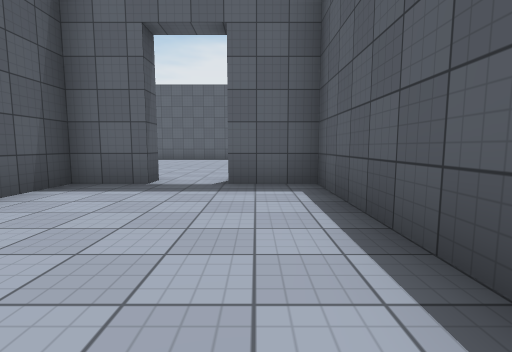
View 1 (above)

24 first-person views from a walk through a scene from a Unity 3-D project. The camera is 1.2 m above the floor, tilts 6° down and sees 85° across. Doors are open. The floor is counted in squares, 2 m on a side. Each view is taken from the middle of a square. On the plan, view 1 faces up. The plan holds only what a view shows up to about 9 squares ahead; the rest is blank. The place goes on beyond the plan. The player character is not drawn. Some animated figures are left out. Some surface patterns are stand-ins.

View 2
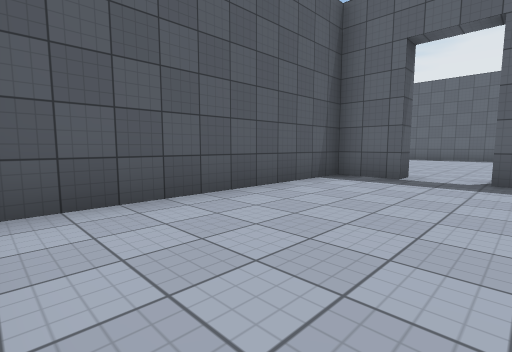

View 3
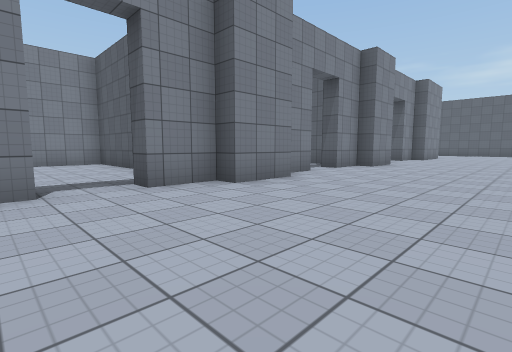

View 4
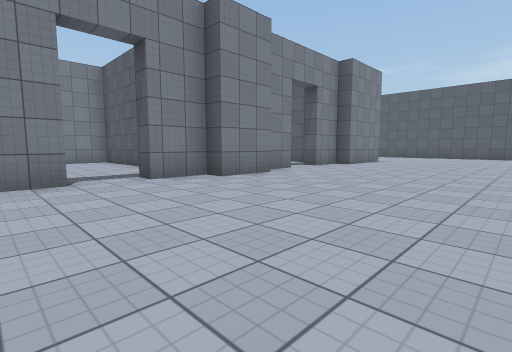

View 5
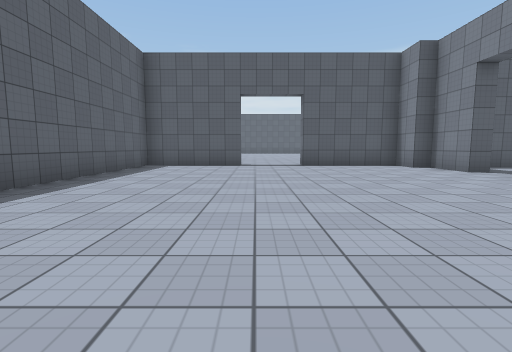

View 6
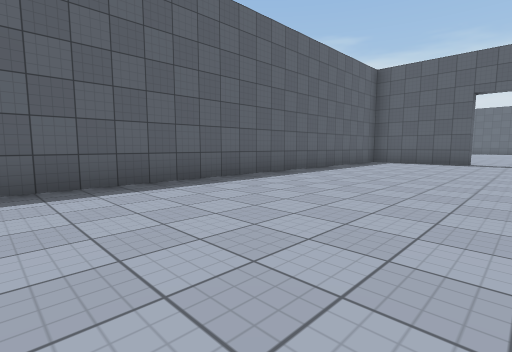

View 7
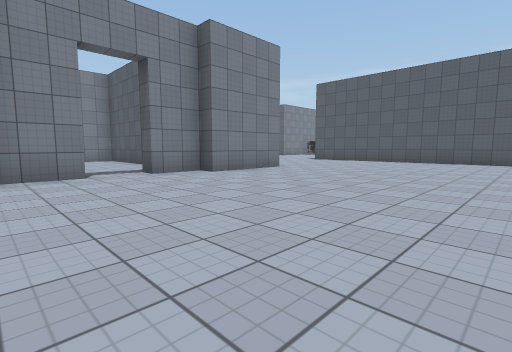

View 8
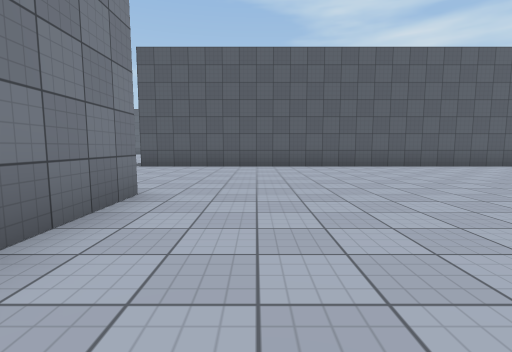

View 9
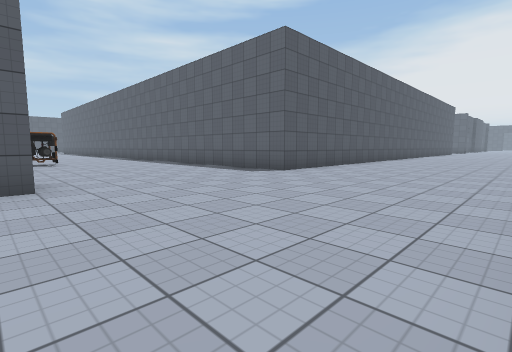

View 10
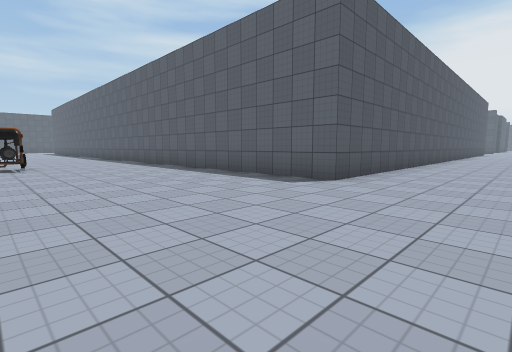

View 11
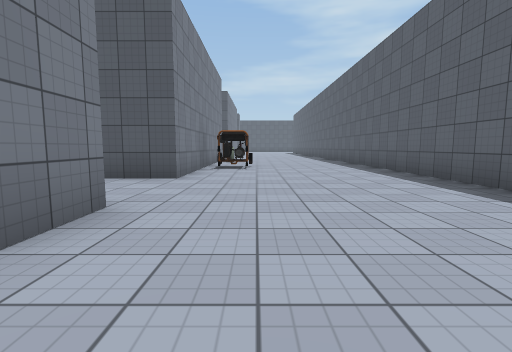

View 12
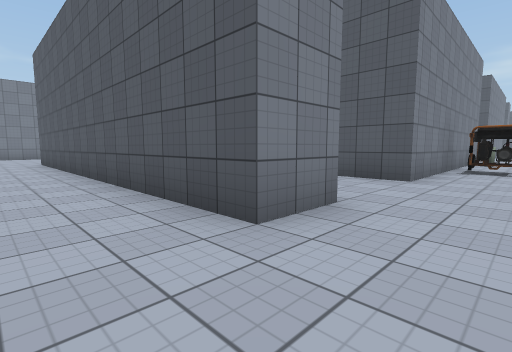

View 13
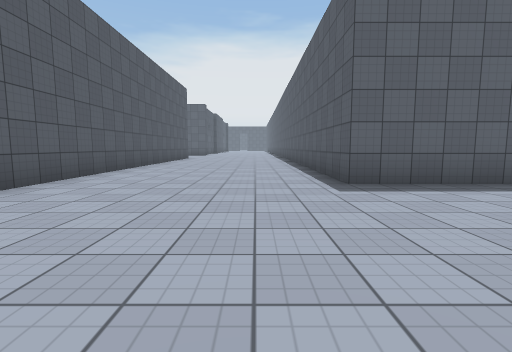

View 14
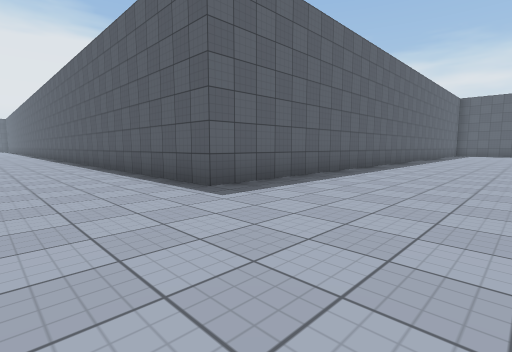

View 15
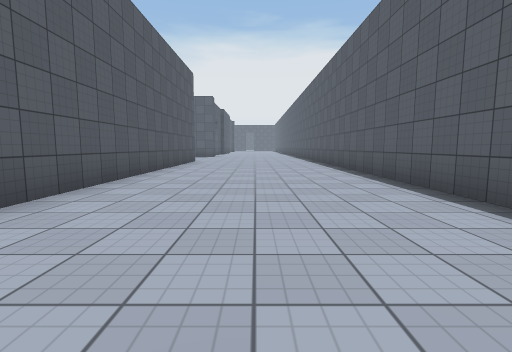

View 16
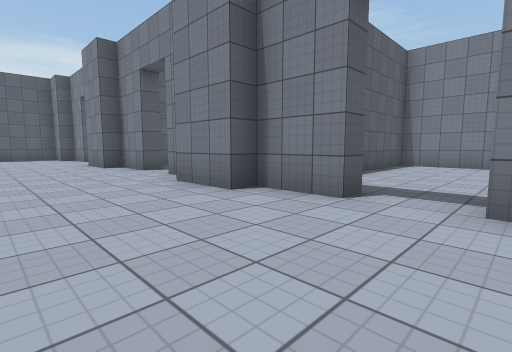

View 17
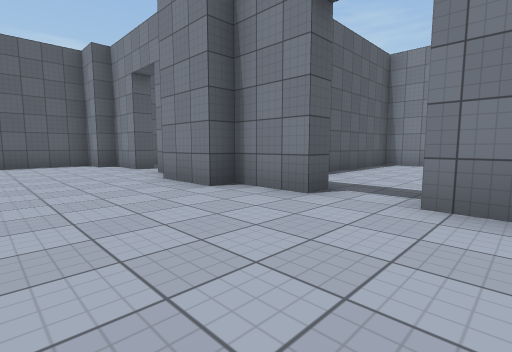

View 18
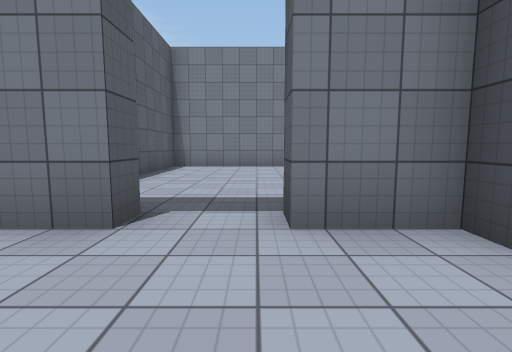

View 19
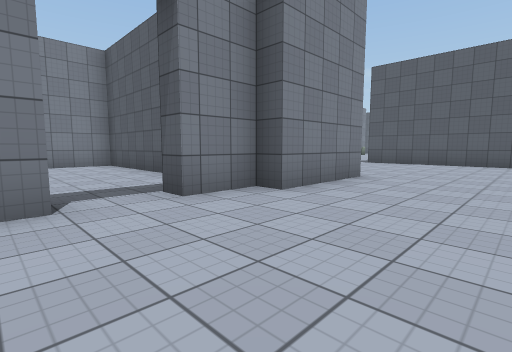

View 20
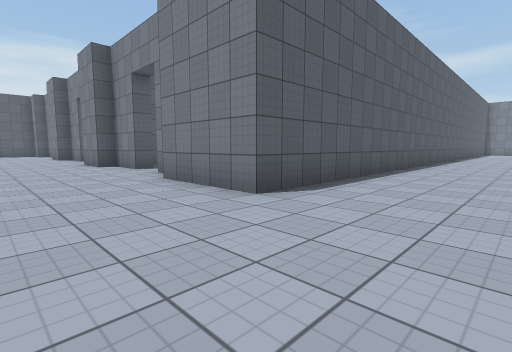

View 21
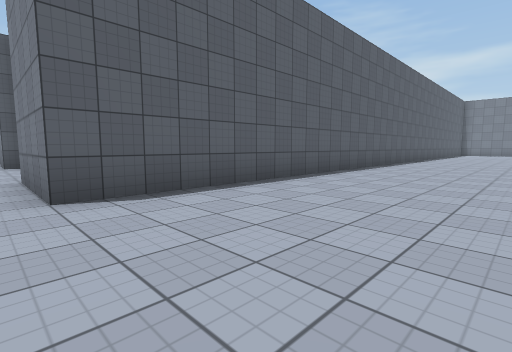

View 22
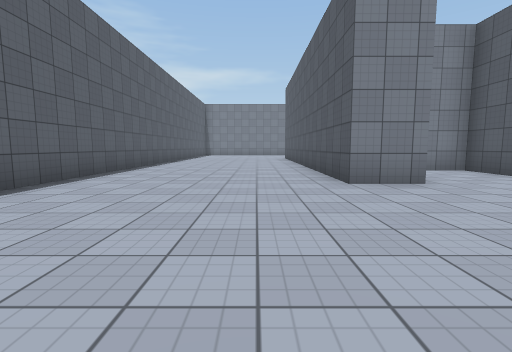

View 23
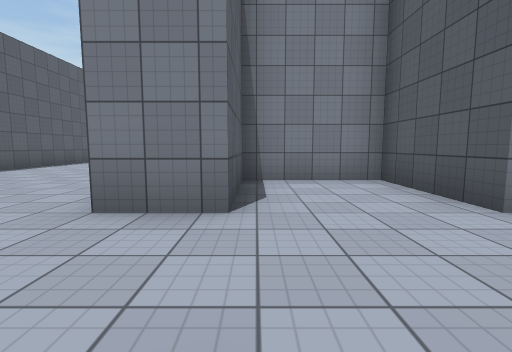

View 24
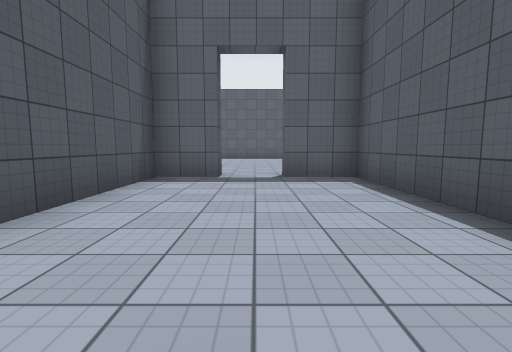

### Floor plan
Points are (right, up) in squares from view 1. A wall is a line through its corners. A room is listed if a view was taken in it or the views show most of it. See-through windows are left out.
Room 1 (views 1, 2)
walls: (1, 1) (1, 4.5) (-0.5, 4.5); (-2.4, -1.5) (-1.1, -1.5); (-1.7, 4.5) (-3, 4.5) (-3, -1)
ways out: open door at (-1, 4.5) to room 2
Room 2 (views 3, 4, 5, 6, 7, 8, 9, 10, 11, 12, 13, 14, 15, 16, 17, 18, 19, 20, 21, 22, 23)
walls: (-14, 5) (-12.7, 5); (-11.4, 5) (-10, 5); (-10, 5.5) (-8.5, 5.5); (-8.5, 5) (-7.3, 5); (-6, 5) (-4.5, 5); (-4.5, 5.5) (-3, 5.5); (-3, 5) (-1.7, 5); (-0.5, 5) (1, 5); (-16.5, -8.1) (-16.5, 5.5) (-14, 5.5); (-21.5, 21.1) (-21.5, 3.5) (-29.1, 3.5); (1, 5.5) (2, 5.5) (2, 8.5); (-29.5, -1.5) (-25.3, -1.5) (-25.3, -4) (-22.8, -4) (-22.8, -1.5) (-21.5, -1.5) (-21.5, -9.5); (2, 10.4) (2, 13.5) (-16.5, 13.5) (-16.5, 21.1)
ways out: open door at (-1, 4.5) to room 1; open door at (-12, 4.5) to room 3; open door at (-6.5, 4.5); open door at (2, 9.5)
objects: generator (-28, -1)
Room 3 (view 24)
walls: (-12.7, 4.5) (-14, 4.5) (-14, -1.5) (-10, -1.5) (-10, 4.5) (-11.4, 4.5)
ways out: open door at (-12, 4.5) to room 2

Where each view was taken, in squares from view 1:
view 1: 0 up, 0 right, facing up
view 2: 1 down, 0 right, facing up-left
view 3: 9 up, 0 right, facing down-left
view 4: 10 up, 5 left, facing down-left
view 5: 10 up, 7 left, facing right
view 6: 9 up, 9 left, facing up-right
view 7: 11 up, 10 left, facing down-left
view 8: 7 up, 13 left, facing left
view 9: 2 down, 17 left, facing up-left
view 10: 1 down, 19 left, facing up-left
view 11: 0 up, 20 left, facing left
view 12: 0 up, 20 left, facing down-left
view 13: 9 up, 18 left, facing up
view 14: 10 up, 19 left, facing up-right
view 15: 12 up, 19 left, facing up
view 16: 8 up, 13 left, facing down-right
view 17: 8 up, 8 left, facing down-right
view 18: 7 up, 7 left, facing down
view 19: 8 up, 11 left, facing down-left
view 20: 8 up, 19 left, facing down-right
view 21: 6 up, 20 left, facing down-right
view 22: 3 up, 20 left, facing down
view 23: 1 up, 23 left, facing down
view 24: 1 down, 12 left, facing up
